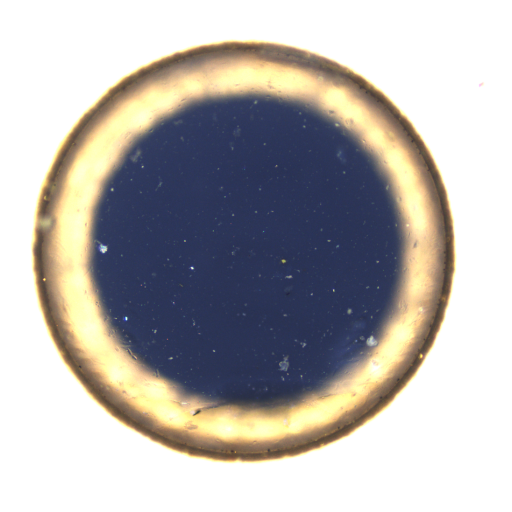
#> input picture data/full_groups/T479-2-13-1.png, 1024 x 1024 px (shown at 1/2 size)
$ python -i pre_process.py   (imports and definitions only)   (older library calls are emulated)
#> lines starting #> are read from the running program, lines starting #| are printed output that depends on the picture; after the words box and inside, x2 and y2 are one past the last pixel; in counts of white or black regions, pixels touching at a corner belong together
import numpy as np
import matplotlib.pyplot as plt
import cv2
import os
from model1 import images_dir, split_images_dir, data_dir

# [1 line that did not run here, left out]

# GLOBALS
# Image Processing Parameters
BLUR = 21
CANNY_THRESH_1 = 10
CANNY_THRESH_2 = 200
MASK_DILATE_ITER = 10
MASK_ERODE_ITER = 10
MASK_COLOR = (0.0, 0.0, 1.0)  # In BGR format


# IMAGE PREPROCESSING FUNCTION (https://stackoverflow.com/questions/29313667/how-do-i-remove-the-background-from-this-kind-of-image)

def preprocess(filename):
#> called with filename = '../data/full_groups/T479-2-13-1.png'
    img = cv2.imread(filename)
#> img is the input picture: shape (1024, 1024, 3); mean B, G, R 176.6, 178.6, 181.5
    gray = cv2.cvtColor(img, cv2.COLOR_BGR2GRAY)
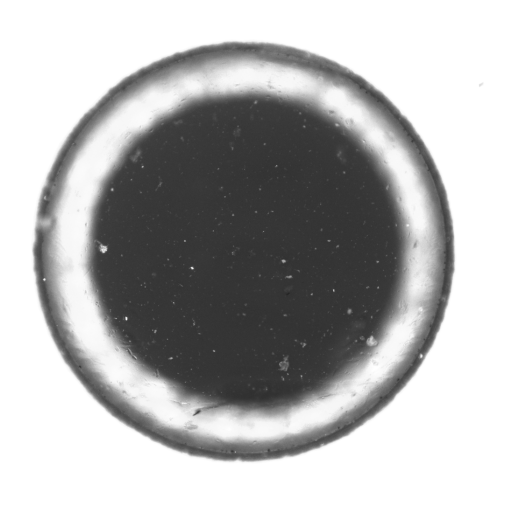
#> gray: shape (1024, 1024) (shown at 1/2 size); min 36, max 255, mean 179.3
    plt.imshow(gray, cmap='gray')
    plt.show()

    # -- Edge detection -------------------------------------------------------------------
    edges = cv2.Canny(gray, CANNY_THRESH_1, CANNY_THRESH_2)
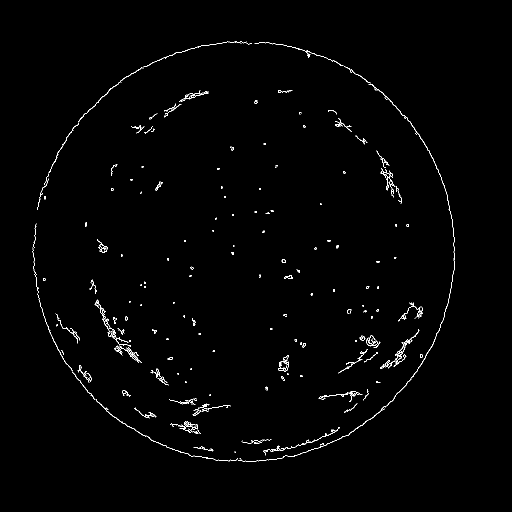
#> edges: shape (1024, 1024) (shown at 1/2 size); 0.92% white in thin lines or dots, all inside (x1, y1, x2, y2) = (65, 82, 910, 924)
    edges = cv2.dilate(edges, None)
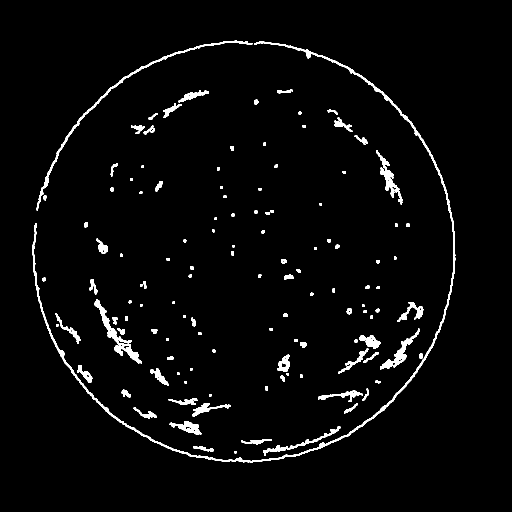
#> edges: shape (1024, 1024) (shown at 1/2 size); 2.9% white; 123 white regions, largest, box (x1, y1, x2, y2) and area: (64, 83, 911, 925) 8166, (73, 81, 505, 421) 2464, (188, 598, 284, 727) 1927
    edges = cv2.erode(edges, None)
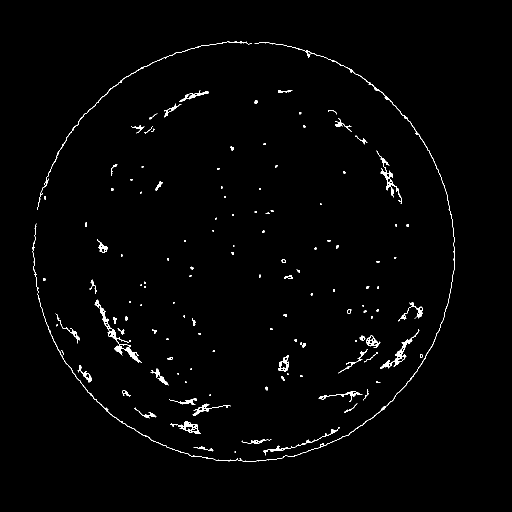
#> edges: shape (1024, 1024) (shown at 1/2 size); 1.3% white; 129 white regions (61 under 20 px)
    plt.imshow(edges, cmap='gray')
    plt.show()

    # -- Find contours in edges, sort by area ---------------------------------------------
    contour_info = []
    _, contours, _ = cv2.findContours(edges, cv2.RETR_LIST, cv2.CHAIN_APPROX_NONE)
#> contours = 195 contours, 107 with area under 20; largest, box (x1, y1, x2, y2) and area: (189, 599, 283, 726) 990, (75, 84, 910, 924) 840, (761, 658, 839, 738) 660, (340, 843, 402, 868) 514, (753, 301, 804, 408) 506

    for c in contours:
        contour_area = cv2.contourArea(c)
        is_convex = cv2.isContourConvex(c)
        contour_info.append((c, is_convex, contour_area))
#> this loop made 195 passes
#> contour_area on passes 3, 4, 7: 56, 28, 89
#> after the loop, contour_info = 195 items
    contour_info = sorted(contour_info, key=lambda c: c[2], reverse=True)
    max_contour = contour_info[0]
#> max_contour = 3 items, first 3: contour of 489 points, box (x1, y1, x2, y2) (189, 599, 283, 726), area 990, False, 989.5

    # -- Create empty mask, draw filled polygon on it corresponding to largest contour ----
    # Mask is black, polygon is white
    mask = np.zeros(edges.shape)
    cv2.fillConvexPoly(mask, max_contour[0], (255))
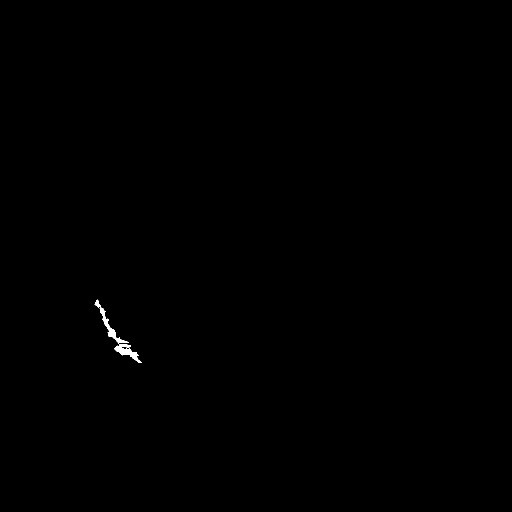
#> mask: shape (1024, 1024) float64 (shown at 1/2 size); 0.14% white; 1 white region, box (x1, y1, x2, y2) and area: (189, 599, 283, 726) 1496

    # -- Smooth mask, then blur it --------------------------------------------------------
    mask = cv2.dilate(mask, None, iterations=MASK_DILATE_ITER)
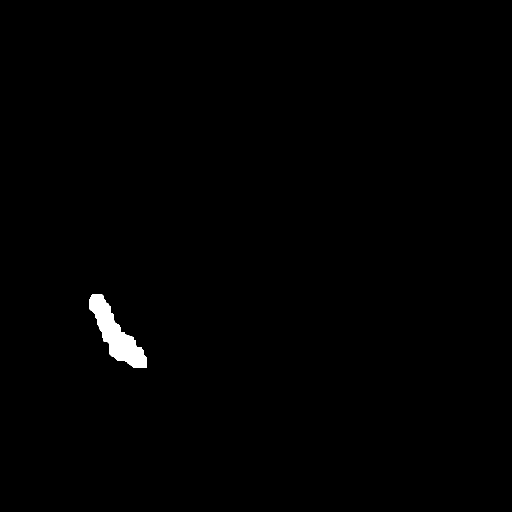
#> mask: shape (1024, 1024) float64 (shown at 1/2 size); 0.64% white; 1 white region, box (x1, y1, x2, y2) and area: (179, 589, 293, 736) 6690
    mask = cv2.erode(mask, None, iterations=MASK_ERODE_ITER)
#> mask: shape (1024, 1024) float64; 0.18% white; 1 white region, box (x1, y1, x2, y2) and area: (189, 599, 283, 726) 1870
    mask = cv2.GaussianBlur(mask, (BLUR, BLUR), 0)

    # -- Create final image ---------------------------------------------------------------
    img[mask <= 100] = 0
    return img


# Preprocessing an example image
# filename = f'{images_dir}/T479-2-4-X10-AEROGEL-DOWN.tif'
# [1 line that did not run here, left out]
# [1 line not run here, left out]
# [1 line that did not run here, left out]
# [1 line that did not run here, left out]
# [1 line that did not run here, left out]
# [6 lines not run here, left out]

>>> result = preprocess('../data/full_groups/T479-2-13-1.png')

$ run again, on data/full_groups_p2/T596-1-14-0.tif
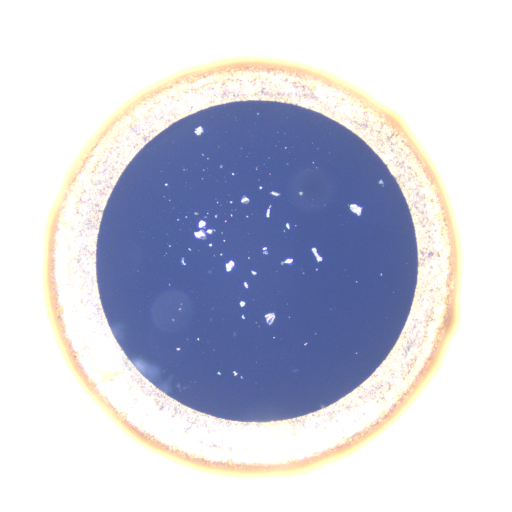
#> input picture data/full_groups_p2/T596-1-14-0.tif, 1024 x 1024 px (shown at 1/2 size)
#> in preprocess, img is the input picture: shape (1024, 1024, 3); mean B, G, R 219.2, 205.3, 202.5
#> in preprocess, `edges = cv2.erode(edges, None)`:
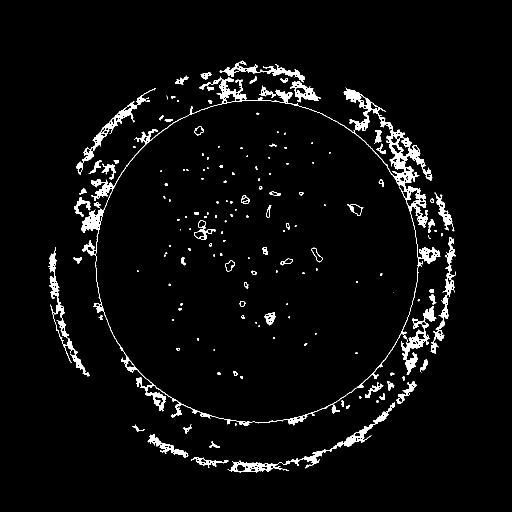
#> edges: shape (1024, 1024) (shown at 1/2 size); 3.8% white; 163 white regions (75 under 20 px)
#> contours = 420 contours, 199 with area under 20; largest, box (x1, y1, x2, y2) and area: (163, 155, 881, 852) 346206, (191, 200, 837, 845) 325962, (708, 219, 809, 354) 4464, (455, 804, 790, 945) 3026, (96, 495, 179, 753) 2560
#> the loop in preprocess, `for c in contours:` made 420 passes
#> contour_area on passes 2, 3, 5: 50.5, 22, 59
#> after the loop in preprocess, `for c in contours:`: contour_info = 420 items
#> max_contour = 3 items, first 3: contour of 4693 points, box (x1, y1, x2, y2) (163, 155, 881, 852), area 346206, False, 346206.5
#> in preprocess, `img[mask <= 100] = 0`:
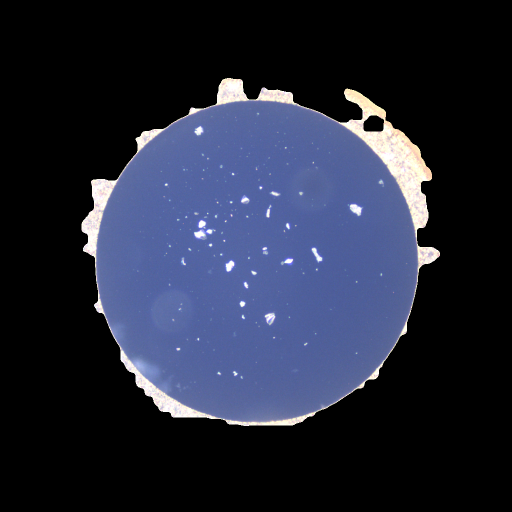
#> img: shape (1024, 1024, 3) (shown at 1/2 size); mean B, G, R 57.3, 40, 35.6
